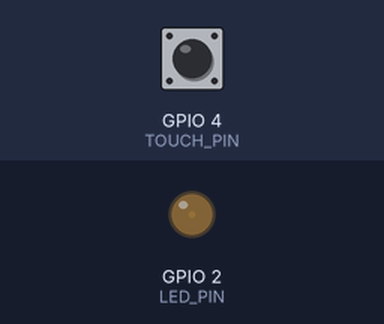
The sketch below on a simulated ESP32. Parts: output pins drawn as LEDs (lit = HIGH). Inputs (shaded band) come from the test bench; at power-on: GPIO 4 (TOUCH_PIN) HIGH.

Above: at 1.05 s.
At 3.15 s:
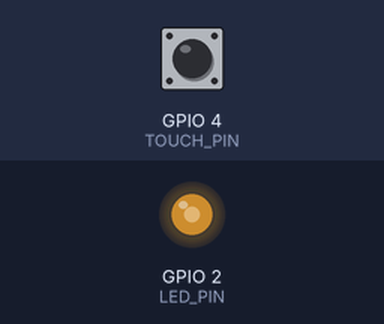
At 4.45 s:
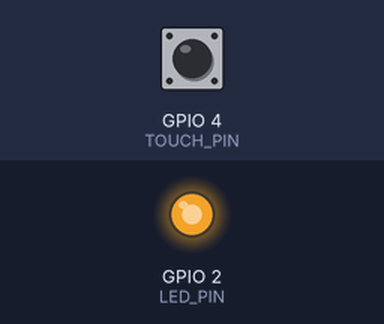
At 7.85 s:
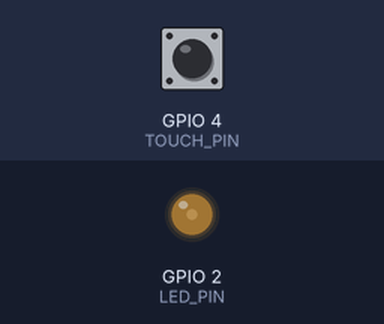
Timing chart, 0 to 11.0 s (numbered marks = the images above):
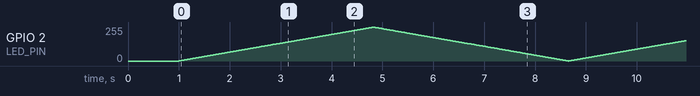

The sketch:

ex05.ino
```cpp
/*
 * 实验5：多档位触摸调速呼吸灯（ESP32版）
 * 引脚：触摸GPIO4，LED GPIO15（外接，避开板载LED）
 */

#define TOUCH_PIN 4
#define LED_PIN 2   // ⬅️ 改成 GPIO15

// ----- 触摸相关变量 -----
int threshold = 200;
int touchValue;
int lastTouchValue = 0;

// ----- 呼吸灯相关变量 -----
int brightness = 0;
int step = 1;
bool increasing = true;

// ----- 档位控制 -----
int speedLevel = 1;
const int maxLevel = 3;

// PWM设置
const int freq = 5000;
const int resolution = 8;

void setup() {
  Serial.begin(115200);
  delay(1000);

  ledcAttach(LED_PIN, freq, resolution);
  ledcWrite(LED_PIN, 0);
}

int getStep() {
  switch(speedLevel) {
    case 1: return 1;
    case 2: return 3;
    case 3: return 7;
    default: return 1;
  }
}

int getDelay() {
  switch(speedLevel) {
    case 1: return 15;
    case 2: return 8;
    case 3: return 3;
    default: return 15;
  }
}

void handleTouch() {
  touchValue = touchRead(TOUCH_PIN);

  if (touchValue < threshold && lastTouchValue >= threshold) {
    speedLevel++;
    if (speedLevel > maxLevel) {
      speedLevel = 1;
    }
    Serial.print("=== 切换到第 ");
    Serial.print(speedLevel);
    Serial.println(" 档 ===");
    delay(300);
  }

  lastTouchValue = touchValue;
}

void updateBreathing() {
  int currentStep = getStep();
  int currentDelay = getDelay();

  if (increasing) {
    brightness += currentStep;
    if (brightness >= 255) {
      brightness = 255;
      increasing = false;
    }
  } else {
    brightness -= currentStep;
    if (brightness <= 0) {
      brightness = 0;
      increasing = true;
    }
  }

  ledcWrite(LED_PIN, brightness);
  delay(currentDelay);
}

void loop() {
  handleTouch();
  updateBreathing();
}
```
